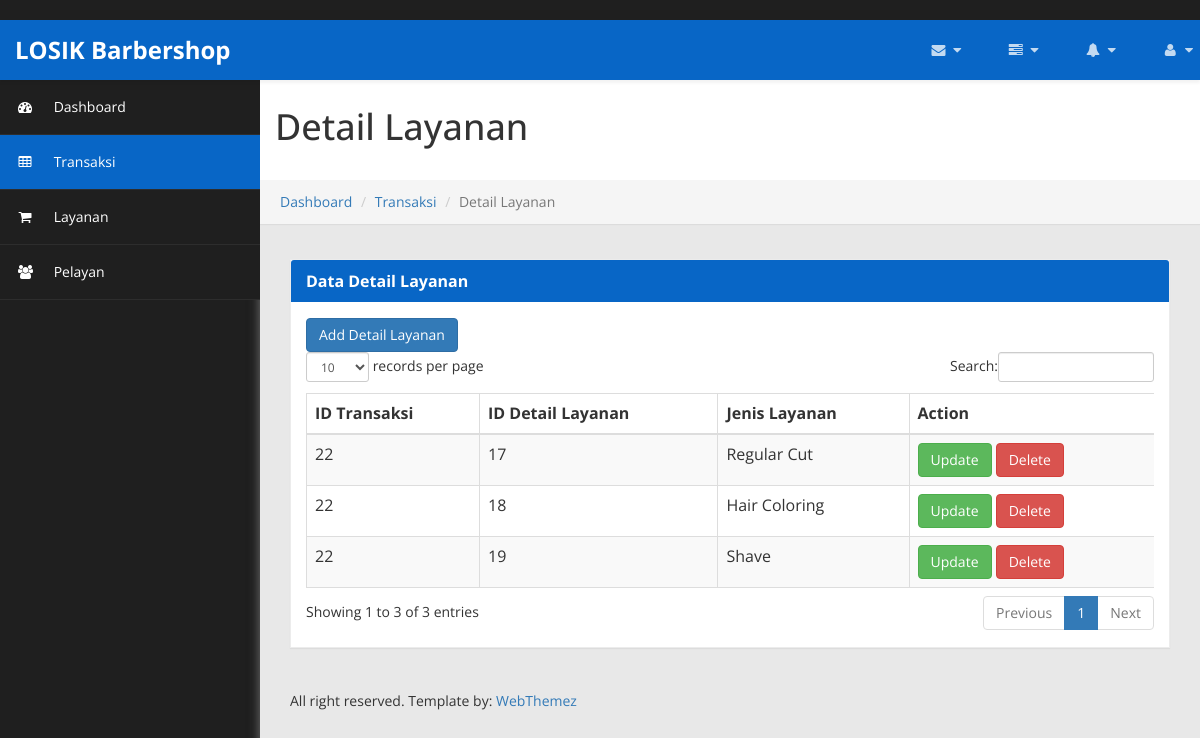
The app's page /detaillayanan22 with its own data.
### app/models.py (models this page shows, shortened)
class detaillayanan(models.Model):
    iddetaillayanan = models.AutoField(primary_key=True)
    idtransaksi = models.ForeignKey(transaksi,on_delete=models.CASCADE)
    idlayanan = models.ForeignKey(layanan,on_delete=models.CASCADE)

class layanan(models.Model):
    idlayanan = models.AutoField(primary_key=True)
    jenislayanan = models.CharField(max_length=15)
    hargalayanan = models.IntegerField()

### app/views.py (the view)
# urls.py: path('detaillayanan', views.detaillayanan,name='detaillayanan'),
def detaillayanan (request,id):
    detaillayananobj = models.detaillayanan.objects.filter(idtransaksi = id)
    alldetaillayananobj = models.detaillayanan.objects.all()
    return render(request, 'tabledetaillayanan.html',{
        "alldetaillayananobj" : detaillayananobj,
        'service_detail': detaillayananobj
    })

### app/templates/tabledetaillayanan.html (shortened to what this page needs)
﻿{% load static %}
<!DOCTYPE html>
<html xmlns="http://www.w3.org/1999/xhtml">
<head>
    <link href="{% static 'assets/css/bootstrap.css' %}" rel="stylesheet" />
    <link href="{% static 'assets/css/font-awesome.css' %}" rel="stylesheet" />
    <link href="{% static 'assets/css/custom-styles.css' %}" rel="stylesheet" />
    <link href="{% static 'assets/js/dataTables/dataTables.bootstrap.css' %}" rel="stylesheet" />
</head>
<body>
    <div id="wrapper">
        <nav class="navbar navbar-default top-navbar" role="navigation">
            <div class="navbar-header">
                <a class="navbar-brand" href="{% url 'home' %}"><strong>LOSIK Barbershop</strong></a>
            </div>
            <ul class="nav navbar-top-links navbar-right">
                <li class="dropdown">
                    <a class="dropdown-toggle" data-toggle="dropdown" href="#" aria-expanded="false">
                        <i class="fa fa-envelope fa-fw"></i> <i class="fa fa-caret-down"></i>
                    </a>
                </li>
                <li class="dropdown">
                    <a class="dropdown-toggle" data-toggle="dropdown" href="#" aria-expanded="false">
                        <i class="fa fa-tasks fa-fw"></i> <i class="fa fa-caret-down"></i>
                    </a>
                </li>
                <li class="dropdown">
                    <a class="dropdown-toggle" data-toggle="dropdown" href="#" aria-expanded="false">
                        <i class="fa fa-bell fa-fw"></i> <i class="fa fa-caret-down"></i>
                    </a>
                </li>
                <li class="dropdown">
                    <a class="dropdown-toggle" data-toggle="dropdown" href="#" aria-expanded="false">
                        <i class="fa fa-user fa-fw"></i> <i class="fa fa-caret-down"></i>
                    </a>
                </li>
            </ul>
        </nav>
        <nav class="navbar-default navbar-side" role="navigation">
            <div class="sidebar-collapse">
                <ul class="nav" id="main-menu">
                    <li>
                        <a href="{% url 'home' %}"><i class="fa fa-dashboard"></i> Dashboard</a>
                    </li>
                    <li>
                        <a class="active-menu" href="{% url 'transaksi' %}"><i class="fa fa-table"></i> Transaksi</a>
                    </li>
					<li>
                        <a href="{% url 'layanan' %}"><i class="fa fa-shopping-cart"></i> Layanan</a>
                    </li>
                    <li>
                        <a href="{% url 'index' %}"><i class="fa fa-users"></i> Pelayan</a>
                    </li>
                </ul>
            </div>
        </nav>
        <div id="page-wrapper" >
		  <div class="header">
                        <h1 class="page-header">
                            Detail Layanan
                        </h1>
						<ol class="breadcrumb">
					  <li><a href="{% url 'home' %}">Dashboard</a></li>
					  <li><a href="{% url 'transaksi' %}">Transaksi</a></li>
					  <li class="active">Detail Layanan</li>
					</ol>
		</div>
            <div id="page-inner">
            <div class="row">
                <div class="col-md-12">
                    <div class="panel panel-default">
                        <div class="panel-heading">
                             Data Detail Layanan
                        </div>
                        <div class="panel-body">
                            <div class="table-responsive">
                                <table class="table table-striped table-bordered table-hover" id="dataTables-example">
                                    <div class="d-grid gap-2">
                                        <a class="btn btn-primary" href="{% url 'createdetaillayanan' %}">Add Detail Layanan</a>
                                    </div>
                                    <thead>
                                        <tr>
                                            <th>ID Transaksi</th>
                                            <th>ID Detail Layanan</th>
                                            <th>Jenis Layanan</th>
                                            <th>Action</th>
                                        </tr>
                                    </thead>
                                    <tbody>
                                        {% for item in service_detail %}
                                        <tr>
                                            <td>{{item.idtransaksi_id}}</td>
                                            <td>{{item.iddetaillayanan}}</td>
                                            <td>{{item.idlayanan.jenislayanan}}</td>
                                            <td>
                                                <a class="btn btn-success" href="{% url 'updatedetaillayanan' item.iddetaillayanan %}">Update</a>
                                                <a class="btn btn-danger" href="{% url 'deletedetaillayanan' item.iddetaillayanan %}">Delete</a>
                                            </td>
                                        {% endfor %}
                                        </tr>
                                    </tbody>
                                </table>
                            </div>
                        </div>
                    </div>
                </div>
            </div>
               <footer><p>All right reserved. Template by: <a href="http://webthemez.com">WebThemez</a></p></footer>
    </div>
            </div>
</body>
</html>

### static/css/custom-styles.css (style rules this page uses)
body { font-family: 'Open Sans', sans-serif; background: #1F1F1F; }
#wrapper { width: 100%; }
#page-wrapper { padding: 15px 15px; min-height: 600px; background: #E8E8E8; }
#page-inner { width:100%; margin:10px 20px 10px 0px; background-color:transparent; padding: 15px 30px; min-height:1200px; }
h1, .h1, h2, .h2, h3, .h3 { margin-top: 7px; margin-bottom: -5px; }
p { font-size:16px; line-height:25px; padding-top:20px; }
.navbar-side { z-index: 0; }
.panel { border-radius:0px; }
.navbar-side .nav > li > a > i { color: #FFFFFF; padding: 8px; width: 30px; text-align: center; }
.top-navbar { position: fixed; width: 100%; z-index: 300; -webkit-box-shadow: 0 3px 3px rgba(0, 0, 0, 0.05); -moz-box-shadow: 0 3px 3px rgba(0, 0, 0, 0.05); box-shadow: 0 3px 3px rgba(0, 0, 0, 0.05); }
.navbar-side { z-index: 1; position: fixed; width: 260px; top: 80px; }
#page-wrapper { position: relative; top: 55px; box-shadow: 0 0 10px #757575; -moz-box-shadow: 0 0 10px #757575; -webkit-box-shadow: 0 0 10px #757575; }
.breadcrumb { padding: 12px 10px 12px 20px; margin-bottom: 20px; list-style: none; border-radius: 0; -webkit-box-shadow: 0 1px 1px rgba(0,0,0,.05); box-shadow: 0 1px 1px rgba(0,0,0,.05); }
.page-header { padding-bottom: 9px; margin: 0; border-bottom: 1px solid transparent; text-align: left;background-color: #fff;padding: 32px 22px 32px 15px; }
.panel-default { border-color: #ECECEC; }
.panel-default > .panel-heading { color: #FFF; border-color: #FFF; font-weight:bold; background: #0866C6; font-size: 16px; text-shadow: none; }
.panel-heading { border-bottom: 1px solid transparent; border-top-left-radius: 3px; border-top-right-radius: 3px; }
footer p { font-size: 14px; }
.top-navbar { margin:0px; }
.top-navbar .navbar-brand { color: #fff; width: 260px; text-align: left; height: 60px; font-size: 24px; font-weight: 700; line-height: 30px; background: #0866c6; }
.top-navbar .nav > li { position: relative; display: inline-block; margin: 0px; padding: 0px; }
.top-navbar .nav > li > a { position: relative; display: block; padding: 20px; color: #FFFFFF; margin: 0px; }
.active-menu { background-color: #0866C6 !important; color: #fff !important; }
.active-menu i { color: #fff !important; }
.sidebar-collapse , .sidebar-collapse .nav { background:none; }
.sidebar-collapse .nav { padding:0; }
.sidebar-collapse .nav > li > a { color: #FFFFFF; background:transparent; text-shadow:none; }
.sidebar-collapse > .nav > li > a { padding: 12px 10px; }
.sidebar-collapse > .nav > li { border-bottom: 1px solid rgba(107, 108, 109, 0.19); }
.navbar-side { border:none; background: #1F1F1F; }
.top-navbar { background: #0866c6; border-bottom:none; }
.top-navbar .nav > li > a > i { margin-right: 2px; }
.navbar-default { border:0px solid black; }
.navbar-header { background: transparent; }
.nav > li > a > i { margin-right:10px; color: rgba(255, 255, 255, 0.76); }
@media (min-width:768px) { #page-wrapper { margin: 0 0 0 260px; padding: 0; min-height: 1200px; } }
@media (min-width:768px) { .navbar-side { width: 260px; z-index: 1; } }
@media (min-width:768px) { .navbar { border-radius: 0px; } }

### records on screen
detaillayanan: idtransaksi_id "22", iddetaillayanan "17", idlayanan.jenislayanan "Regular Cut"
detaillayanan: idtransaksi_id "22", iddetaillayanan "18", idlayanan.jenislayanan "Hair Coloring"
detaillayanan: idtransaksi_id "22", iddetaillayanan "19", idlayanan.jenislayanan "Shave"
